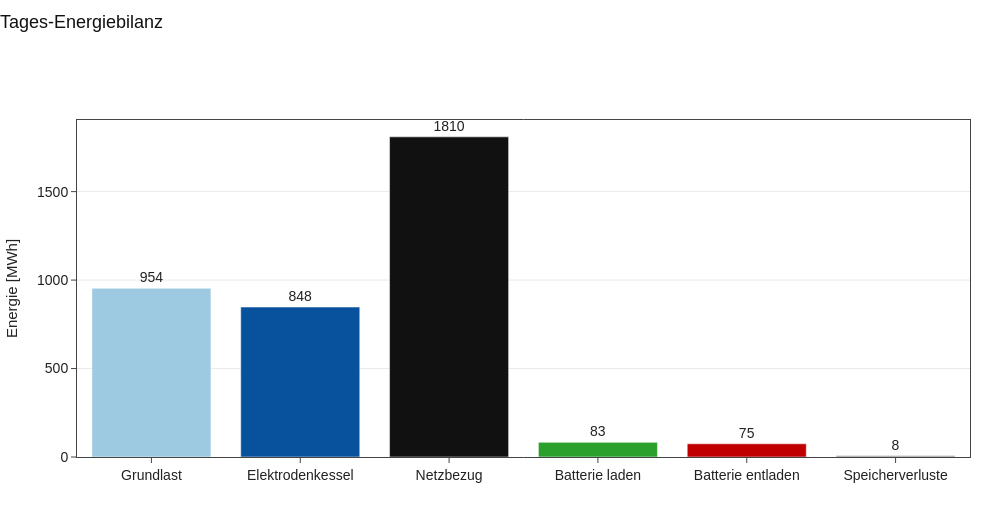

The notebook cell this image was saved under:
### Markdown cell above
### 12 · Tages-Energiebilanz

Umgesetzte Energiemengen über den Tag: Verbrauch (Grundlast, Kessel), Netzbezug, Batteriehub und
Speicherverluste.

### Code cell
e = {
    "Grundlast":        res["Grundlast"].sum() * dt_h,
    "Elektrodenkessel": res["Elektrodenkessel"].sum() * dt_h,
    "Netzbezug":        res["Netzbezug"].sum() * dt_h,
    "Batterie laden":   res["Bat_laden"].sum() * dt_h,
    "Batterie entladen":res["Bat_entladen"].sum() * dt_h,
}
e["Speicherverluste"] = e["Batterie laden"] - e["Batterie entladen"]

bar_farben = [FARBEN["grund"], FARBEN["kessel"], FARBEN["netz"], FARBEN["laden"], FARBEN["entladen"], "#999999"]
fig = go.Figure(go.Bar(x=list(e.keys()), y=[round(v, 1) for v in e.values()],
                       text=[f"{v:.0f}" for v in e.values()], textposition="outside",
                       marker_color=bar_farben))
basis_layout(fig, "Tages-Energiebilanz", ytitel="Energie [MWh]", zeit_achse=False)
fig.update_xaxes(title_text="")
fig.show(config=PLOT_CONFIG)

### Figure 1 — Plotly figure (JSON) as saved in the notebook; plotly's stock layout.template omitted (floating-point values rounded to 4 significant figures)
{"data": [{"marker": {"color": ["#9ecae1", "#08519c", "#111111", "#2ca02c", "#c00000", "#999999"]}, "text": ["954", "848", "1810", "83", "75", "8"], "textposition": "outside", "type": "bar", "x": ["Grundlast", "Elektrodenkessel", "Netzbezug", "Batterie laden", "Batterie entladen", "Speicherverluste"], "y": [953.8, 847.7, 1810.0, 82.9, 74.8, 8.1]}], "layout": {"height": 520, "legend": {"bgcolor": "rgba(255,255,255,0)", "orientation": "h", "x": 0, "y": 1.03, "yanchor": "bottom"}, "margin": {"b": 60, "l": 75, "r": 30, "t": 120}, "title": {"text": "Tages-Energiebilanz", "x": 0, "xanchor": "left", "y": 0.97, "yanchor": "top"}, "width": 1000, "xaxis": {"title": {"text": ""}}, "yaxis": {"title": {"text": "Energie [MWh]"}}}}
